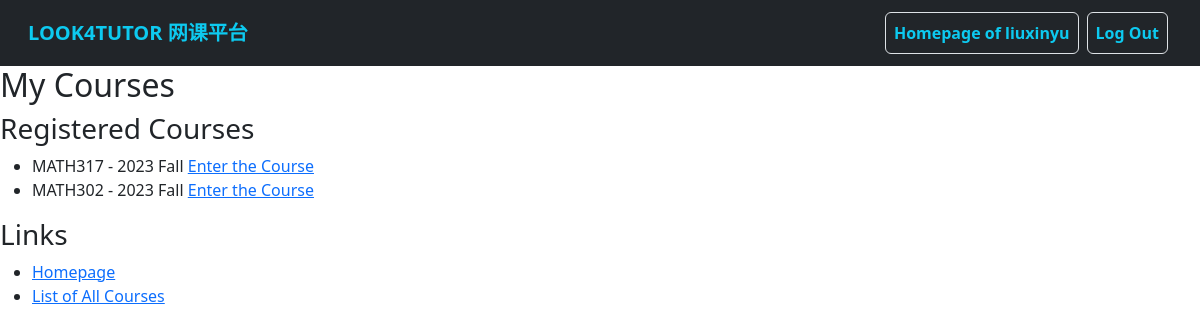
The app's page /students/student_course_list (signed in), older data.
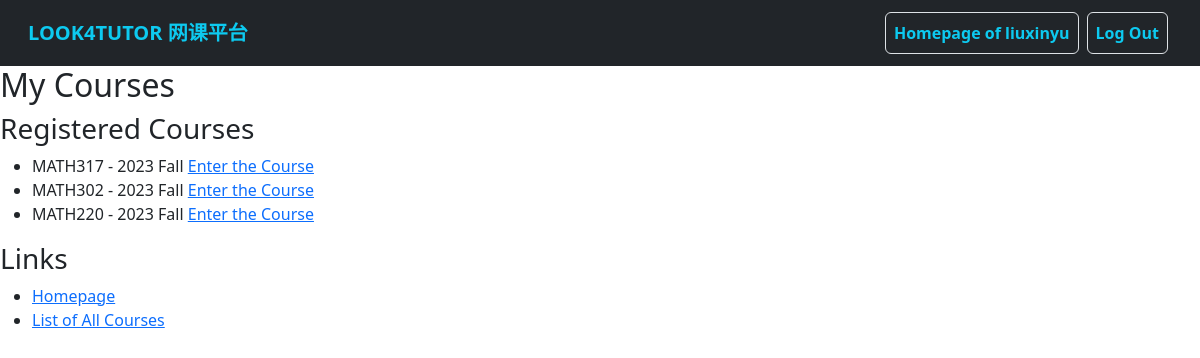
The same page, newer data.
### students/models.py (models this page shows, shortened)
class Enrollment(models.Model):
    student = models.ForeignKey(
        MyUser,
        models.SET_NULL,
        blank=True,
        null=True,
        verbose_name='User (Student)'
    )
    course = models.ForeignKey(
        Course,
        models.SET_NULL,
        null=True,
        blank=False,
        verbose_name='Course'
    )
    created_at = models.DateTimeField(
        auto_now=True,
        verbose_name='Registration Time'
    )
    activated = models.BooleanField(
        default=False,
        verbose_name='Activated by Administration'
    )
    dropped = models.BooleanField(
        default=False,
        verbose_name='Course Dropped by Student'
    )

### courses/models.py (models this page shows, shortened)
class Course(models.Model):
    SUBJECT_CHOICES = [
        ('APBI', 'APBI'),
        ('APSC', 'APSC'),
        ('BIOL', 'BIOL'),
        ('CHEM', 'CHEM'),
        ('COMM', 'COMM'),
        ('COMR', 'COMR'),
        ('CPEN', 'CPEN'),
        ('CPSC', 'CPSC'),
        ('DCSI', 'DCSI'),
        ('ECON', 'ECON'),
        ('ELEC', 'ELEC'),
        ('EOSC', 'EOSC'),
        ('MATH', 'MATH'),
        ('MFRE', 'MFRE'),
        ('PHIL', 'PHIL'),
        ('PHYS', 'PHYS'),
        ('PSYC', 'PSYC'),
        ('SCIE', 'SCIE'),
        ('STAT', 'STAT'),
        ('VANT', 'VANT'),
        ('WRDS', 'WRDS'),
    ]
    subject = models.CharField(
        max_length=4,
        choices=SUBJECT_CHOICES,
        help_text="Subject code, e.g. ECON.",
        blank=False,
        verbose_name='Subject'
    )
    course_number = models.CharField(
        max_length=3,
        help_text="3-digits course number, e.g. 101.",
        blank=False,
        verbose_name='Course Number'
    )
    section = models.CharField(
        max_length=20,
        help_text="Section number, e.g. 202 or professor name. <strong>Leave it blank</strong> if there is only one section.",
        blank=True,
        verbose_name='Section'
    )
    term = models.ForeignKey(
        Term,
        models.SET_NULL,
        blank=True,
        null=True,
        verbose_name='Term'
    )
    tutor = models.ForeignKey(
        MyUser,
        models.SET_NULL,
        limit_choices_to={'is_tutor': True},
        blank=True,
        null=True,
        verbose_name='Tutor'
    )
    def __str__(self):
        return self.subject + self.course_number + " - " + self.section + self.term.__str__()

class Term(models.Model):
    SEASON_CHOICES = [
        ('Fall', 'Fall'),
        ('Spring', 'Spring'),
        ('Summer_1', 'Summer_1'),
        ('Summer_2', 'Summer_2')
    ]
    year = models.CharField(
        max_length=4,
        help_text="Year of the term, e.g. 2023",
        blank=False,
        verbose_name='Year'
    )
    season = models.CharField(
        max_length=8,
        choices=SEASON_CHOICES,
        help_text="Season of the term, e.g. Fall.",
        blank=False,
        verbose_name='Season'
    )
    start_date = models.DateField(
        help_text="Start date of the term.",
        verbose_name='Start Date'
    )
    end_date = models.DateField(
        help_text="End date of the term.",
        verbose_name='End Date'
    )
    def __str__(self):
        return self.year + " " + self.season.capitalize()

### students/views.py (the view)
# urls.py: path('student_course_list', StudentCourseList.as_view(), name='student_course_list'),
class StudentCourseList(LoginRequiredMixin, ListView):
    model = Enrollment
    template_name = 'students/student_course_list.html'
    def get_queryset(self, **kwargs):
        return Enrollment.objects.filter(student=self.request.user)

### templates/students/student_course_list.html
{% extends 'base.html' %} {% block content %}
<h2>My Courses</h2>
<div>
  <h3>Registered Courses</h3>
  <ul>
    {% for enrollment in enrollment_list %}
    <li>
      {{ enrollment.course }}
      <a href="{% url 'student_course_detail' enrollment.id %}"
        >Enter the Course</a
      >
    </li>
    {% endfor %}
  </ul>
</div>
<div>
  <h3>Links</h3>
  <ul>
    <li><a href="{% url 'user_home' %}">Homepage</a></li>
    <li><a href="{% url 'all_course_list' %}">List of All Courses</a></li>
  </ul>
</div>
{% endblock %}

Row changes from the older to the newer data that the page shows:
added Enrollment: course "MATH220 - 2023 Fall"
